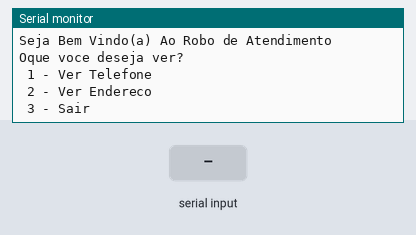
Bench run of a sketch on a simulated Arduino Uno, built with avr-gcc and run on an emulated ATmega328P. Shown: the last lines printed to the serial monitor. The inputs (shaded band) are chosen by the test bench.

Above: at 0.8 s.
0.9 s: "sim" received over Serial
At 2.5 s:
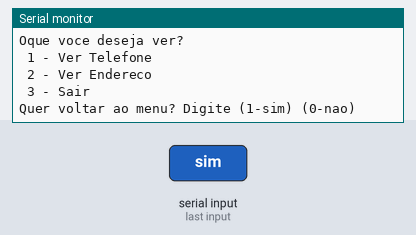
3.4 s: "90,45\n" received over Serial
At 5.7 s:
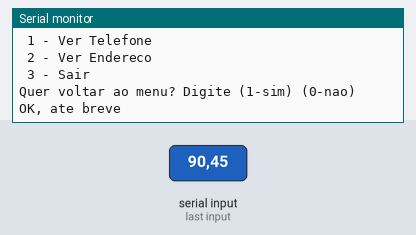

Measured:
- after the input at 0.9 s, the serial monitor: prints a new line after 1.0 s (image 1)
- after the input at 3.4 s, the serial monitor: prints a new line after 1.0 s (image 2)

The sketch:

menu_simples_de_informa_es_atividade_2_do_while1.ino
```cpp
// C++ code
//Variaveis
int escolhaDoUsuario;
int sair;


void setup()
{
 Serial.begin(9600);

  do{
  Serial.println("Seja Bem Vindo(a) Ao Robo de Atendimento");
  Serial.println();

  Serial.println("Oque voce deseja ver?");
  Serial.println(" 1 - Ver Telefone ");
  Serial.println(" 2 - Ver Endereco ");
  Serial.println(" 3 - Sair ");
    while( ! Serial.available() ){}
    escolhaDoUsuario = Serial.parseInt();

  switch( escolhaDoUsuario ){
     case 1:
     Serial.println("Seu telefone eh: 7070-7070");
     break;

     case 2:
     Serial.println("Seu endereco eh: Rua Niterói 180 – São Caetano do Sul-SP.");
     break;

     case 3:
     Serial.println("Saindo do Robo de Atendimento");
     break;
     }

  Serial.println("Quer voltar ao menu? Digite (1-sim) (0-nao)");
    while( ! Serial.available() ){}

    if( Serial.readString() == "sim" ){
      sair = 1;
      Serial.println("Voltando para o menu");
    }

    else{
      sair = 0;
    Serial.println("OK, ate breve");
    }


  }
  while( sair != 0 );


}


void loop()
{

}
```
